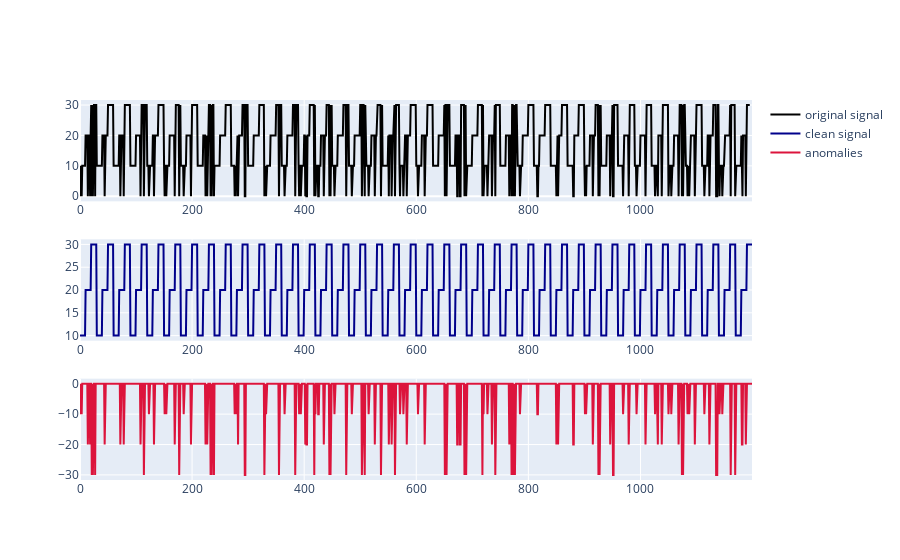

Notebook code cell kept with this figure:
### Code cell
irpca = improve_rpca(signal=list_D, period=n2, lam=0.12, list_periods=[1], list_etas=[0.8])
irpca.prepare_data()
irpca.compute_improve_rpca()
irpca.plot_matrices()
irpca.plot_signal()

### Figure 1 — Plotly figure (JSON) as saved in the notebook; plotly's stock layout.template omitted (floating-point values rounded to 4 significant figures; data arrays with more than 128 entries replaced by an {"elided": "..."} marker saying what was removed)
{"data": [{"line": {"color": "black"}, "name": "original signal", "type": "scatter", "x": {"elided": "1200 int values"}, "xaxis": "x", "y": {"elided": "1200 int values"}, "yaxis": "y"}, {"line": {"color": "darkblue"}, "name": "clean signal", "type": "scatter", "x": {"elided": "1200 int values"}, "xaxis": "x2", "y": {"elided": "1200 float values"}, "yaxis": "y2"}, {"line": {"color": "crimson"}, "name": "anomalies", "type": "scatter", "x": {"elided": "1200 int values"}, "xaxis": "x3", "y": {"elided": "1200 float values"}, "yaxis": "y3"}], "layout": {"xaxis": {"anchor": "y", "domain": [0, 1]}, "xaxis2": {"anchor": "y2", "domain": [0, 1]}, "xaxis3": {"anchor": "y3", "domain": [0, 1]}, "yaxis": {"anchor": "x", "domain": [0.7333, 1]}, "yaxis2": {"anchor": "x2", "domain": [0.3667, 0.6333]}, "yaxis3": {"anchor": "x3", "domain": [0, 0.2667]}}}
